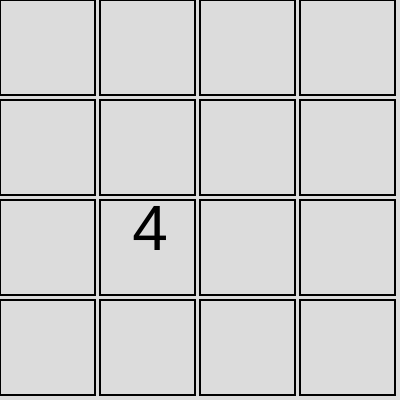
Frame 1 (no input)
Frame 60 (no input): identical to frame 1, image omitted
Frame 120 (the mouse pressed at the canvas centre since frame 60): identical to frame 1, image omitted

The p5.js sketch that drew this single still picture (run headless with seeded random() and noise() and a simulated clock; from frame 60 on, the mouse is pressed at the canvas centre):

// p5.js sketch
// ── sketch.js
let grid;

// - SETUP - //
function setup() {
    createCanvas(400, 400);
    grid = [[0, 0, 0, 0],
            [0, 0, 0, 0],
            [0, 0, 0, 0],
            [0, 0, 0, 0]
    ];
    console.table(grid);
    addNumber();
    addNumber();
    console.table(grid);
}

function addNumber() {
    let options = [];
    for (let i = 0; i < 4; i++) {
        for (let j = 0; j < 4; j++) {
            if (grid[i][j] === 0) {
                options.push({
                    x: i,
                    y: j
                });
            }
        }
    }
    if (options.length !== 0) {
        let spot = random(options);
        grid[spot.x][spot.y] = random(1) > 0.5 ? 2 : 4;
    }
}

// - DRAW - //
function draw() {
    background(220);
    drawGrid();
}

function drawGrid() {
    for (let i = 0; i < 4; i++) {
        for (let j = 0; j < 4; j++) {

            noFill(0);
            strokeWeight(2);
            stroke(0);
            rect(i * 100, j * 100, 95, 95);

            let val = grid[i][j];
            if (grid[i][j] !== 0) {
                textAlign(CENTER);
                textSize(64);
                fill(0);
                noStroke();
                text(val, i * 100 - 100 / 2, j * 100 - 100 / 2);
            }
        }
    }
}

// ── config.js
let colorsSizes = {
    "2": {
        size: 64,
        color: "#ede0c8"
    },

    "4": {
        size: 64,
        color: "#dbc297"
    },

    "8": {
        size: 64,
        color: "#F2B179"
    },

    "16": {
        size: 54,
        color: "#F59563"
    },

    "32": {
        size: 54,
        color: "#F67C5F"
    },

    "64": {
        size: 54,
        color: "#F65E3B"
    },

    "128": {
        size: 44,
        color: "#EDCF72"
    },

    "256": {
        size: 44,
        color: "##EDCC61"
    },

    "512": {
        size: 44,
        color: "#EDC850"
    },

    "1024": {
        size: 34,
        color: "#DEFF55"
    },

    "2048": {
        size: 34,
        color: "#66CC00"
    },
}

// ── game.js
function operate(row) {
    row = slide(row);
    row = combine(row);
    row = slide(row);
    return row;
}

function slide(row) {
    let arr = row.filter(val => val);
    let missing = 4 - arr.length;
    let zeros = Array(missing).fill(0);
    arr = zeros.concat(arr);
    return arr;
}

function combine(row) {
    for (i = 3; i >= 1; i--) {
        let a = row[i];
        let b = row[i - 1];
        if (a == b) {
            row[i] = a + b;
            score += row[i];
            row[i - 1] = 0;
        }
    }
    return row;
}

function isGameWon() {
    for (i = 0; i < 4; i++) {
        for (j = 0; j < 4; j++) {
            if (grid[i][j] == 2048) {
                return true;
            }
        }
    }
    return false;
}

function isGameOver() {
    let gameover = true;
    for (i = 0; i < 4; i++) {
        for (j = 0; j < 4; j++) {
            if (grid[i][j] == 0) {
                return false;
            }
            if (i !== 3 && grid[i][j] === grid[i + 1][j]) {
                return false;
            }
            if (j !== 3 && grid[i][j] === grid[i][j + 1]) {
                return false;
            }
        }
    }
    return true;
}

// ── grid.js
function blankGrid() {
    return [
        [0, 0, 0, 0],
        [0, 0, 0, 0],
        [0, 0, 0, 0],
        [0, 0, 0, 0]
    ]
}

function drawGrid() {
    for (let i = 0; i < 4; i++) {
        for (let j = 0; j < 4; j++) {

            noFill(0);
            strokeWeight(2);
            let val = grid[i][j];
            let s = val.toString();
            stroke(0);
            if (grid_new[i][j] === 1) {
                stroke('rgb(237,207,114)');
                grid_new[i][j] = 0;
                strokeWeight(2);
            } else {
                strokeWeight(3);
                stroke(0);
            }
            if (val != 0) {
                fill(colorsSizes[s].color);
            } else {
                noFill();
            }
            rect(i * 100 + 5, j * 100 + 5, 95, 95, 20, 20);
            if (val !== 0) {
                textAlign(CENTER, CENTER);
                noStroke();
                fill(0);
                textSize(colorsSizes[s].size);
                text(val, (i * 100 + 100 / 2) + 2, (j * 100 + 100 / 2) + 4);
            }
        }
    }
}

function compare(a, b) {
    for (let i = 0; i < 4; i++) {
        for (let j = 0; j < 4; j++) {
            if (a[i][j] != b[i][j]) {
                return true;
            }
        }
    }
    return false;
}

function copyGrid(grid) {
    let extra = blankGrid();
    for (let i = 0; i < 4; i++) {
        for (let j = 0; j < 4; j++) {
            extra[i][j] = grid[i][j];
        }
    }
    return extra;
}

function flipGrid(grid) {
    for (let i = 0; i < 4; i++) {
        grid[i].reverse();
    }
    return grid;
}

function transposeGrid(grid, direction) {
    let newGrid = blankGrid();
    for (i = 0; i < 4; i++) {
        for (j = 0; j < 4; j++) {
            if (direction == 1) {
                newGrid[i][j] = grid[j][i];
            } else {
                newGrid[j][i] = grid[i][j];
            }
        }
    }
    return newGrid;
}

function addNumber() {
    let options = [];
    for (let i = 0; i < 4; i++) {
        for (let j = 0; j < 4; j++) {
            if (grid[i][j] === 0) {
                options.push({
                    x: i,
                    y: j
                });
            }
        }
    }
    if (options.length !== 0) {
        let spot = random(options);
        grid[spot.x][spot.y] = random(1) > 0.1 ? 2 : 4;
        grid_new[spot.x][spot.y] = 1;
    }
}
